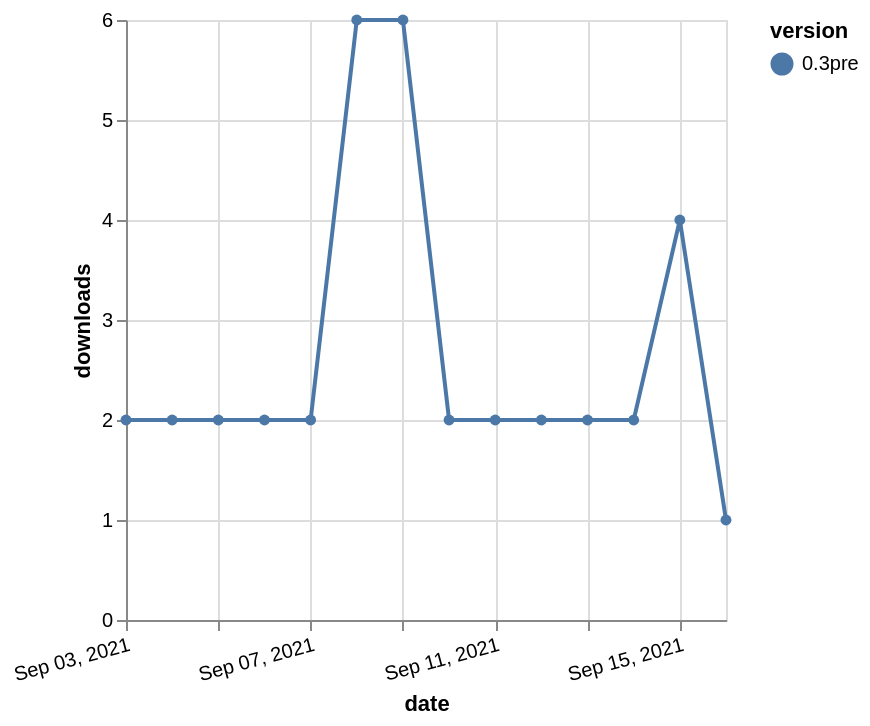

Express this chart as Vega-Lite.
### Vega-Lite specification from a JSON file in a GitHub repository (floating-point values rounded to 4 significant figures)
{"$schema": "https://vega.github.io/schema/vega-lite/v5.json", "description": "A simple bar chart with embedded data.", "data": {"values": [{"date": "2021-09-03", "total": 1229, "delta": 2, "version": "0.3pre"}, {"date": "2021-09-04", "total": 1231, "delta": 2, "version": "0.3pre"}, {"date": "2021-09-05", "total": 1233, "delta": 2, "version": "0.3pre"}, {"date": "2021-09-06", "total": 1235, "delta": 2, "version": "0.3pre"}, {"date": "2021-09-07", "total": 1237, "delta": 2, "version": "0.3pre"}, {"date": "2021-09-08", "total": 1243, "delta": 6, "version": "0.3pre"}, {"date": "2021-09-09", "total": 1249, "delta": 6, "version": "0.3pre"}, {"date": "2021-09-10", "total": 1251, "delta": 2, "version": "0.3pre"}, {"date": "2021-09-11", "total": 1253, "delta": 2, "version": "0.3pre"}, {"date": "2021-09-12", "total": 1255, "delta": 2, "version": "0.3pre"}, {"date": "2021-09-13", "total": 1257, "delta": 2, "version": "0.3pre"}, {"date": "2021-09-14", "total": 1259, "delta": 2, "version": "0.3pre"}, {"date": "2021-09-15", "total": 1263, "delta": 4, "version": "0.3pre"}, {"date": "2021-09-16", "total": 1264, "delta": 1, "version": "0.3pre"}]}, "width": "container", "mark": {"type": "line", "point": {"filled": true}}, "encoding": {"x": {"field": "date", "type": "temporal", "timeUnit": "yearmonthdate", "title": "date", "axis": {"labelAngle": -15}}, "y": {"field": "delta", "type": "quantitative", "title": "downloads"}, "color": {"field": "version", "type": "nominal"}, "tooltip": {"field": "delta"}}}
